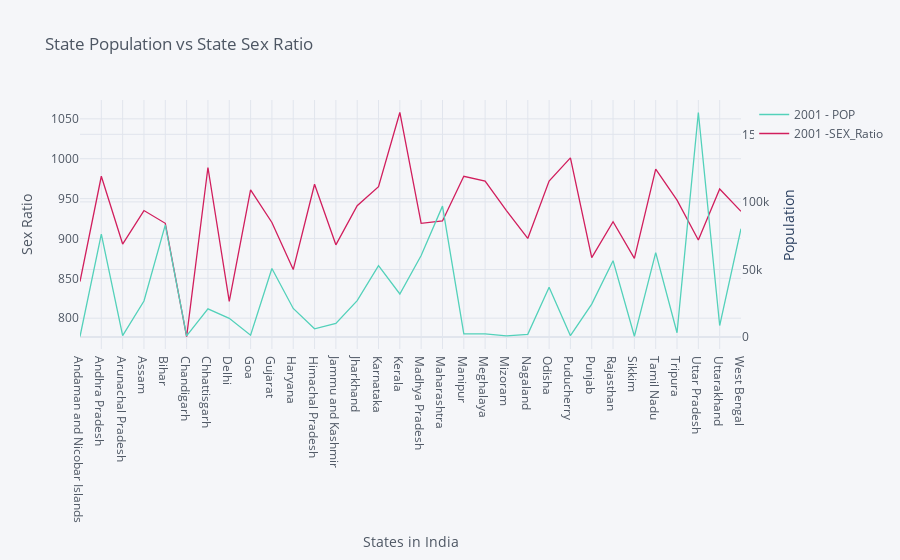

Source (notebook cell):
### Code cell
# data for plot
pov_population_2001 = data[['States_Union Territories','2001 - POP','2001 -SEX_Ratio']]

pov_population_2001.iplot(kind='line',x='States_Union Territories',secondary_y='2001 - POP',
                      colors=['#53D1BA','#D11E5D'],title='State Population vs State Sex Ratio',
                      xTitle='States in India',yTitle='Sex Ratio',
                      secondary_y_title='Population',theme='pearl')

### Figure 1 — Plotly figure (JSON) as saved in the notebook; plotly's stock layout.template omitted (floating-point values rounded to 4 significant figures)
{"data": [{"line": {"color": "rgba(83, 209, 186, 1.0)", "dash": "solid", "shape": "linear", "width": 1.3}, "mode": "lines", "name": "2001 - POP", "text": "", "type": "scatter", "x": ["Andaman and Nicobar Islands", "Andhra Pradesh", "Arunachal Pradesh", "Assam", "Bihar", "Chandigarh", "Chhattisgarh", "Delhi", "Goa", "Gujarat", "Haryana", "Himachal Pradesh", "Jammu and Kashmir", "Jharkhand", "Karnataka", "Kerala", "Madhya Pradesh", "Maharashtra", "Manipur", "Meghalaya", "Mizoram", "Nagaland", "Odisha", "Puducherry", "Punjab", "Rajasthan", "Sikkim", "Tamil Nadu", "Tripura", "Uttar Pradesh", "Uttarakhand", "West Bengal"], "xaxis": "x", "y": [356, 76210, 1098, 26656, 82999, 901, 20834, 13851, 1348, 50671, 21145, 6078, 10144, 26946, 52851, 31841, 60348, 96879, 2294, 2319, 889, 1990, 36805, 974, 24359, 56507, 541, 62406, 3199, 166198, 8489, 80176], "yaxis": "y2"}, {"line": {"color": "rgba(209, 30, 93, 1.0)", "dash": "solid", "shape": "linear", "width": 1.3}, "mode": "lines", "name": "2001 -SEX_Ratio", "text": "", "type": "scatter", "x": ["Andaman and Nicobar Islands", "Andhra Pradesh", "Arunachal Pradesh", "Assam", "Bihar", "Chandigarh", "Chhattisgarh", "Delhi", "Goa", "Gujarat", "Haryana", "Himachal Pradesh", "Jammu and Kashmir", "Jharkhand", "Karnataka", "Kerala", "Madhya Pradesh", "Maharashtra", "Manipur", "Meghalaya", "Mizoram", "Nagaland", "Odisha", "Puducherry", "Punjab", "Rajasthan", "Sikkim", "Tamil Nadu", "Tripura", "Uttar Pradesh", "Uttarakhand", "West Bengal"], "y": [846, 978, 893, 935, 919, 777, 989, 821, 961, 920, 861, 968, 892, 941, 965, 1058, 919, 922, 978, 972, 935, 900, 972, 1001, 876, 921, 875, 987, 948, 898, 962, 934]}], "layout": {"autosize": true, "legend": {"bgcolor": "#F5F6F9", "font": {"color": "#4D5663"}}, "paper_bgcolor": "#F5F6F9", "plot_bgcolor": "#F5F6F9", "title": {"font": {"color": "#4D5663"}, "text": "State Population vs State Sex Ratio"}, "xaxis": {"autorange": true, "gridcolor": "#E1E5ED", "range": [0, 31], "showgrid": true, "tickfont": {"color": "#4D5663"}, "title": {"font": {"color": "#4D5663"}, "text": "States in India"}, "type": "category", "zerolinecolor": "#E1E5ED"}, "yaxis": {"autorange": true, "gridcolor": "#E1E5ED", "range": [761.4, 1074.0], "showgrid": true, "tickfont": {"color": "#4D5663"}, "title": {"font": {"color": "#4D5663"}, "text": "Sex Ratio"}, "type": "linear", "zerolinecolor": "#E1E5ED"}, "yaxis2": {"anchor": "x", "autorange": true, "gridcolor": "#E1E5ED", "overlaying": "y", "range": [-8857.0, 175400.0], "showgrid": true, "side": "right", "tickfont": {"color": "#4D5663"}, "title": {"text": "Population"}, "type": "linear", "zerolinecolor": "#E1E5ED"}}}
